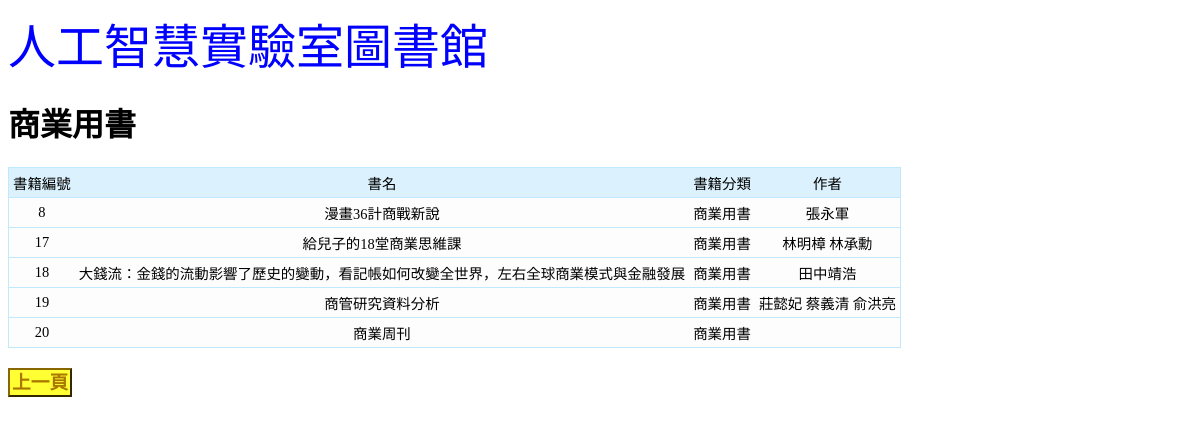
Screenshot of /searchbusiness1.php with the database file from the repository.
### tables this page shows
CREATE TABLE `books` (
  `bookid` int(11) NOT NULL,
  `bookname` text NOT NULL,
  `category` text NOT NULL,
  `author` text DEFAULT NULL,
  `userid` int(11) DEFAULT NULL,
  `duedate` datetime DEFAULT NULL
);

### searchbusiness1.php (the view, shortened to what this page needs)
<html>
	<head><title>AILab Library</title>
		<font size = 7 face="標楷體" color = blue>人工智慧實驗室圖書館<br></font>
	</head>
	<body background="images.jpg">
	<h1>商業用書</h1>
<?php
	$host = 'localhost';
	$user = 'root';
	$passwd = '';
	$database = 'books';
	$link = mysqli_connect($host, $user, $passwd, $database);
	mysqli_select_db($link,$database);
	mysqli_query($link,"SET NAMES 'utf8';");
	$selectSql="SELECT * FROM books WHERE category = '商業用書'";
	$result = mysqli_query($link,$selectSql);
    echo "<table class = table4_1><tr align='center'>";
	    echo "<td>書籍編號</td>";
		echo "<td>書名</td>";
		echo "<td>書籍分類</td>";
		echo "<td>作者</td>";
        echo "</tr>";
    while($row=mysqli_fetch_row($result)) {
                echo "<tr align='center'>";
                for($j=0; $j<mysqli_num_fields($result)-2; $j++) {
                        echo "<td>$row[$j]</td>";
                }
    }echo "</table>";
?>
<h3><a href = "category1.php" class = "back">上一頁</a></h3>
	</body>
</html>

### searchbusiness1.php (style rules this page uses)
.back { text-decoration:none; text-decoration:none; color: #AA7700; PADDING-RIGHT: 2px; PADDING-LEFT: 2px; PADDING-BOTTOM: 2px; PADDING-TOP: 2px; background-color:#FFFF33; height: 20px; width: 120px; text-align: center; border: #886600; border-style: outset; border-top-width: 2px; border-right-width: 2px; border-bottom-width: 2px; border-left-width: 2px }
.table4_1,.table4_1 th,.table4_1 td { font-size:0.95em; text-align:center; padding:4px; border-collapse:collapse; }
.table4_1 th,.table4_1 td { border: 1px solid #c1e9fe; border-width:1px 0 1px 0 }
.table4_1 tr { border: 1px solid #c1e9fe; }
.table4_1 tr:nth-child(odd) { background-color:#dbf2fe; }
.table4_1 tr:nth-child(even) { background-color:#fdfdfd; }

### rows the page displays
books: bookid "8", bookname "漫畫36計商戰新說", category "商業用書", author "張永軍"
books: bookid "17", bookname "給兒子的18堂商業思維課", category "商業用書", author "林明樟 林承勳"
books: bookid "18", bookname "大錢流：金錢的流動影響了歷史的變動，看記帳如何改變全世界，左右全球商業模式與金融發展", category "商業用書", author "田中靖浩"
books: bookid "19", bookname "商管研究資料分析", category "商業用書", author "莊懿妃 蔡義清 俞洪亮"
books: bookid "20", bookname "商業周刊", category "商業用書"
